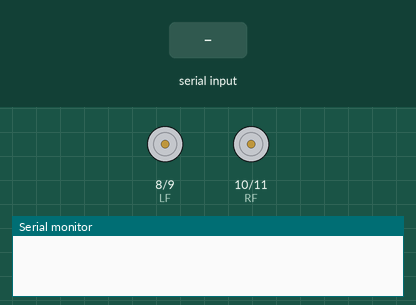
The sketch below on a simulated Arduino Uno, built with avr-gcc and run on an emulated ATmega328P. On the bench: motor-driver pin pairs drawn as motors (green arrow = first pin HIGH = forward, orange = second pin HIGH = backward, longer = more drive), the last lines printed to the serial monitor. The inputs (shaded band) are chosen by the test bench.

Above: at 1.2 s.
1.3 s: "go forward" received over Serial
At 3.3 s:
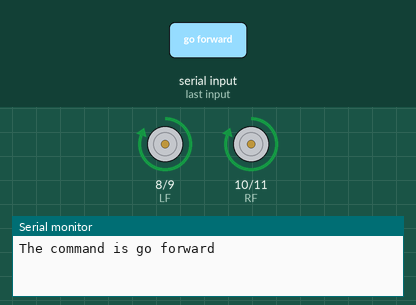
3.8 s: "go back" received over Serial
At 5.1 s:
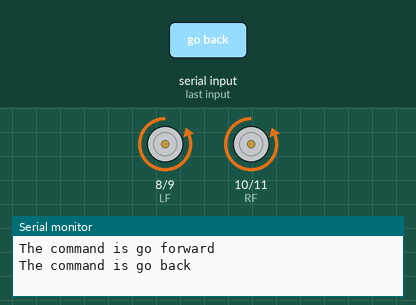
6.3 s: "right" received over Serial
At 8.1 s:
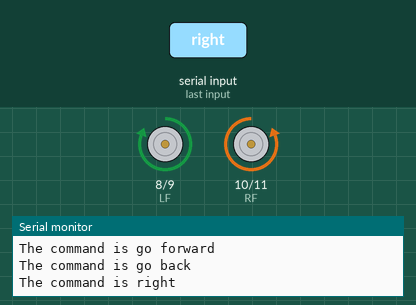
8.8 s: "left" received over Serial
At 11.2 s:
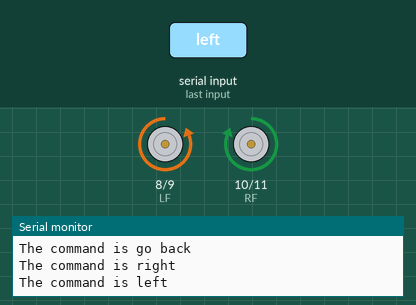
Timing chart, 0 to 12.3 s (numbered marks = the images above; inputs shaded):
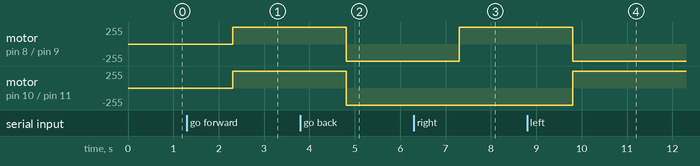

Measured:
- after the input at 1.3 s, motor on pin 8 (LF) / pin 9 (LB), motor on pin 10 (RF) / pin 11 (RB): stopped → forward 255/255 after 1.0 s
- after the input at 3.8 s, motor on pin 8 (LF) / pin 9 (LB), motor on pin 10 (RF) / pin 11 (RB): forward 255/255 → backward 255/255 after 1.0 s
- after the input at 6.3 s, motor on pin 8 (LF) / pin 9 (LB): backward 255/255 → forward 255/255 after 1.0 s
- after the input at 8.8 s, motor on pin 8 (LF) / pin 9 (LB): forward 255/255 → backward 255/255 after 1.0 s; motor on pin 10 (RF) / pin 11 (RB): backward 255/255 → forward 255/255 after 1.0 s

The sketch:

Arduino_Code.ino
```cpp
#include<SoftwareSerial.h>
#include <Wire.h>
int LF = 8;
int LB = 9;
int RF = 10;
int RB = 11;
void setup()
{
  Serial.begin(9600);
  pinMode(LF, OUTPUT);
  pinMode(RF, OUTPUT);
  pinMode(LB, OUTPUT);
  pinMode(RB, OUTPUT);

}

void loop()
{
  if (Serial.available())
  {
    String a = Serial.readString();
    Serial.print("The command is ");
    Serial.println(a);
    if (a == "go forward")
      Forward();
    if (a == "go back")
      Backward();
    if (a == "right" || a == "turn right")
      Right();
    if (a == "left" || a == "turn left")
      Left();
    if (a == "stop")
      Stop();
  }
}
void Forward()
{
  digitalWrite(LF, HIGH);
  digitalWrite(RF, HIGH);
  digitalWrite(RB, LOW);
  digitalWrite(LB, LOW);
}
void Backward()
{
  digitalWrite(LB, HIGH);
  digitalWrite(RB, HIGH);
  digitalWrite(RF, LOW);
  digitalWrite(LF, LOW);
}
void Right()
{
  digitalWrite(LF, HIGH);
  digitalWrite(RF, LOW);
  digitalWrite(RB, HIGH);
  digitalWrite(LB, LOW);
}
void Left()
{
  digitalWrite(LF, LOW);
  digitalWrite(RF, HIGH);
  digitalWrite(RB, LOW);
  digitalWrite(LB, HIGH);
}
void Stop()
{
  digitalWrite(LF, LOW);
  digitalWrite(RF, LOW);
  digitalWrite(RB, LOW);
  digitalWrite(LB, LOW);
}
```
